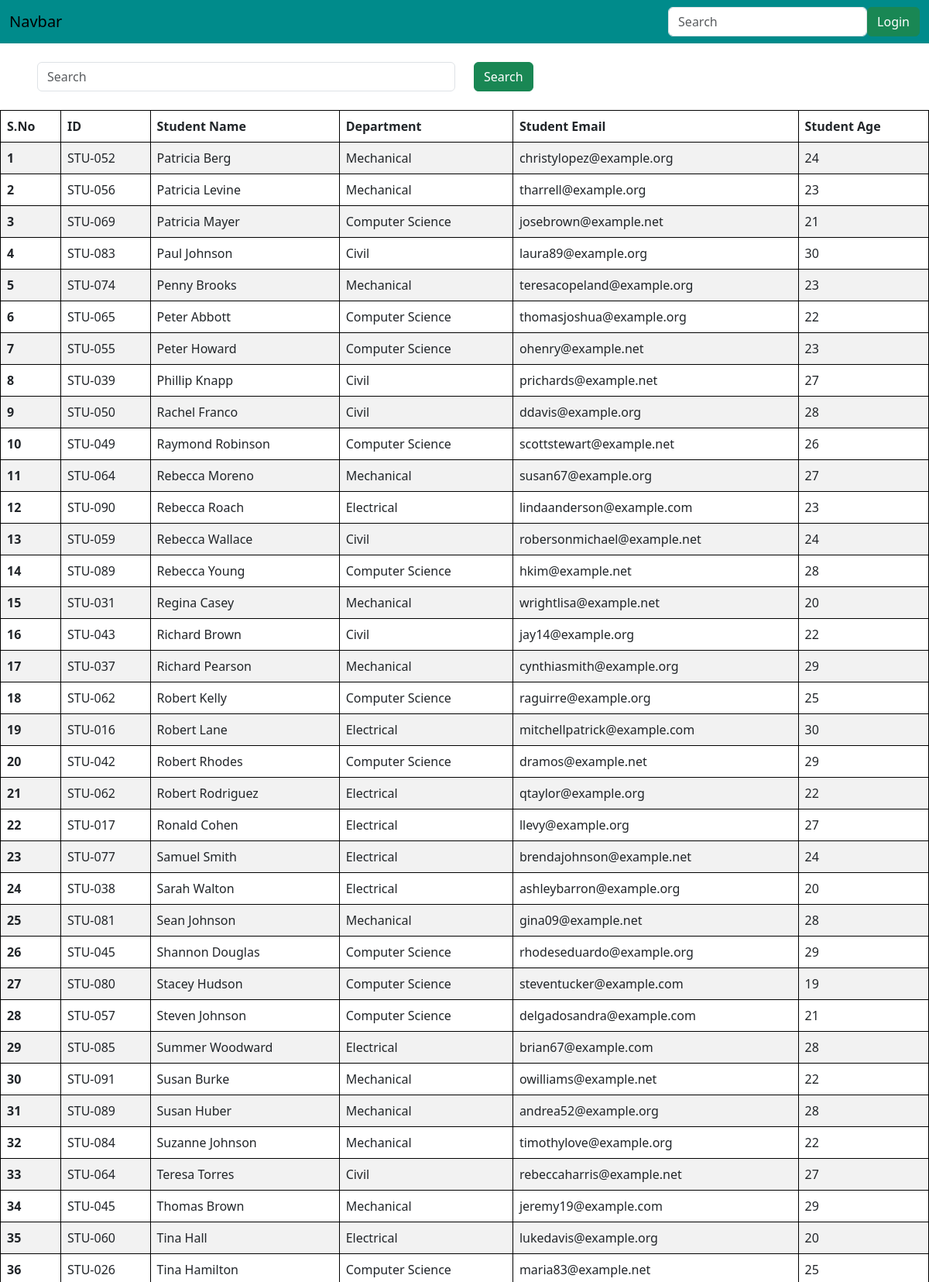
Page /students/?page=4 (upper part) on the committed database.
### vege/models.py (models this page shows, shortened)
class Student(models.Model):
    department = models.ForeignKey(Department, related_name="depart" ,on_delete=models.CASCADE)
    student_id = models.OneToOneField(StudentID, related_name="studentid", on_delete=models.CASCADE)
    student_name = models.CharField(max_length=100)
    student_email = models.EmailField(unique=True)
    student_age = models.IntegerField(default=18)
    student_address = models.TextField()
    class Meta:
        ordering = ['student_name']
        verbose_name = "student"

class StudentID(models.Model):
    student_id = models.CharField(max_length=100)
    def __str__(self) -> str:
        return self.student_id

class Department(models.Model):
    department = models.CharField(max_length=100)
    def __str__(self) -> str:
        return self.department
    class Meta:
        ordering = ['department']

### vege/views.py (the view, shortened to what this page needs)
# urls.py: path('students/' , get_students, name='get_students'),
def get_students(request):
    queryset = Student.objects.all()
    paginator = Paginator(queryset, 50)  # Show 50 contacts per page.
    page_number = request.GET.get("page",1)
    page_obj = paginator.get_page(page_number)
    return render(request, 'report/student.html', {'queryset':page_obj})

### vege/templates/report/student.html (shortened to what this page needs)
{% extends 'base.html' %}
{% block start %}
<div class"=row justify-content-center mt-5 ">
    <form class="mb-4 mt-4 px-5">
        <div class="row">
            <div class="col-md-6">
                <input class="form-control" name="search" placeholder="Search">
            </div>
            <div class="col-md-6">
                <button class="btn btn-success">Search</button>
            </div>
        </div>
    </form>
    <table class="table table-striped">
        <thead>
          <tr>
            <th scope="col">S.No</th>
            <th scope="col">ID</th>
            <th scope="col">Student Name</th>
            <th scope="col">Department</th>
            <th scope="col">Student Email</th>
            <th scope="col">Student Age</th>
          </tr>
        </thead>
        <tbody>
        {% for student in queryset %}
          <tr>
            <th scope="row">{{forloop.counter}}</th>
            <td>{{student.student_id}}</td>
            <td>{{student.student_name}}</td>
            <td>{{student.department}}</td>
            <td>{{student.student_email}}</td>
            <td>{{student.student_age}}</td>
          </tr>
        {% endfor %}
        </tbody>
    </table>
</div>
{% endblock start %}

### home/templates/base.html (style rules this page uses)
table, th, td { border: 1px solid black; }

### rows in the picture
Student: student_id "STU-052", student_name "Patricia Berg", department "Mechanical", student_email "christylopez@example.org", student_age "24"
Student: student_id "STU-056", student_name "Patricia Levine", department "Mechanical", student_email "tharrell@example.org", student_age "23"
Student: student_id "STU-069", student_name "Patricia Mayer", department "Computer Science", student_email "josebrown@example.net", student_age "21"
Student: student_id "STU-083", student_name "Paul Johnson", department "Civil", student_email "laura89@example.org", student_age "30"
Student: student_id "STU-074", student_name "Penny Brooks", department "Mechanical", student_email "teresacopeland@example.org", student_age "23"
Student: student_id "STU-065", student_name "Peter Abbott", department "Computer Science", student_email "thomasjoshua@example.org", student_age "22"
Student: student_id "STU-055", student_name "Peter Howard", department "Computer Science", student_email "ohenry@example.net", student_age "23"
Student: student_id "STU-039", student_name "Phillip Knapp", department "Civil", student_email "prichards@example.net", student_age "27"
Student: student_id "STU-050", student_name "Rachel Franco", department "Civil", student_email "ddavis@example.org", student_age "28"
Student: student_id "STU-049", student_name "Raymond Robinson", department "Computer Science", student_email "scottstewart@example.net", student_age "26"
Student: student_id "STU-064", student_name "Rebecca Moreno", department "Mechanical", student_email "susan67@example.org", student_age "27"
Student: student_id "STU-090", student_name "Rebecca Roach", department "Electrical", student_email "lindaanderson@example.com", student_age "23"
Student: student_id "STU-059", student_name "Rebecca Wallace", department "Civil", student_email "robersonmichael@example.net", student_age "24"
Student: student_id "STU-089", student_name "Rebecca Young", department "Computer Science", student_email "hkim@example.net", student_age "28"
Student: student_id "STU-031", student_name "Regina Casey", department "Mechanical", student_email "wrightlisa@example.net", student_age "20"
Student: student_id "STU-043", student_name "Richard Brown", department "Civil", student_email "jay14@example.org", student_age "22"
Student: student_id "STU-037", student_name "Richard Pearson", department "Mechanical", student_email "cynthiasmith@example.org", student_age "29"
Student: student_id "STU-062", student_name "Robert Kelly", department "Computer Science", student_email "raguirre@example.org", student_age "25"
Student: student_id "STU-016", student_name "Robert Lane", department "Electrical", student_email "mitchellpatrick@example.com", student_age "30"
Student: student_id "STU-042", student_name "Robert Rhodes", department "Computer Science", student_email "dramos@example.net", student_age "29"
Student: student_id "STU-062", student_name "Robert Rodriguez", department "Electrical", student_email "qtaylor@example.org", student_age "22"
Student: student_id "STU-017", student_name "Ronald Cohen", department "Electrical", student_email "llevy@example.org", student_age "27"
Student: student_id "STU-077", student_name "Samuel Smith", department "Electrical", student_email "brendajohnson@example.net", student_age "24"
Student: student_id "STU-038", student_name "Sarah Walton", department "Electrical", student_email "ashleybarron@example.org", student_age "20"
Student: student_id "STU-081", student_name "Sean Johnson", department "Mechanical", student_email "gina09@example.net", student_age "28"
Student: student_id "STU-045", student_name "Shannon Douglas", department "Computer Science", student_email "rhodeseduardo@example.org", student_age "29"
Student: student_id "STU-080", student_name "Stacey Hudson", department "Computer Science", student_email "steventucker@example.com", student_age "19"
Student: student_id "STU-057", student_name "Steven Johnson", department "Computer Science", student_email "delgadosandra@example.com", student_age "21"
Student: student_id "STU-085", student_name "Summer Woodward", department "Electrical", student_email "brian67@example.com", student_age "28"
Student: student_id "STU-091", student_name "Susan Burke", department "Mechanical", student_email "owilliams@example.net", student_age "22"
Student: student_id "STU-089", student_name "Susan Huber", department "Mechanical", student_email "andrea52@example.org", student_age "28"
Student: student_id "STU-084", student_name "Suzanne Johnson", department "Mechanical", student_email "timothylove@example.org", student_age "22"
Student: student_id "STU-064", student_name "Teresa Torres", department "Civil", student_email "rebeccaharris@example.net", student_age "27"
Student: student_id "STU-045", student_name "Thomas Brown", department "Mechanical", student_email "jeremy19@example.com", student_age "29"
Student: student_id "STU-060", student_name "Tina Hall", department "Electrical", student_email "lukedavis@example.org", student_age "20"
Student: student_id "STU-026", student_name "Tina Hamilton", department "Computer Science", student_email "maria83@example.net", student_age "25"
